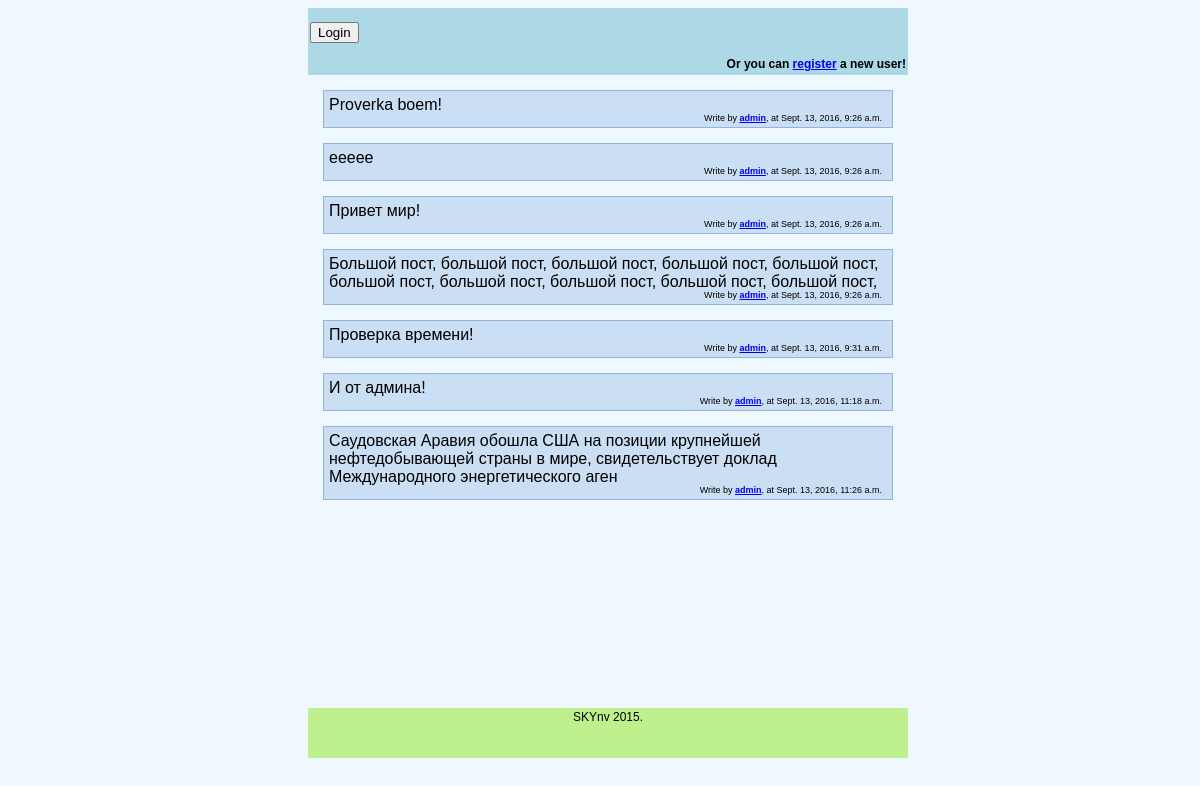
Page /admin on the earlier database version.
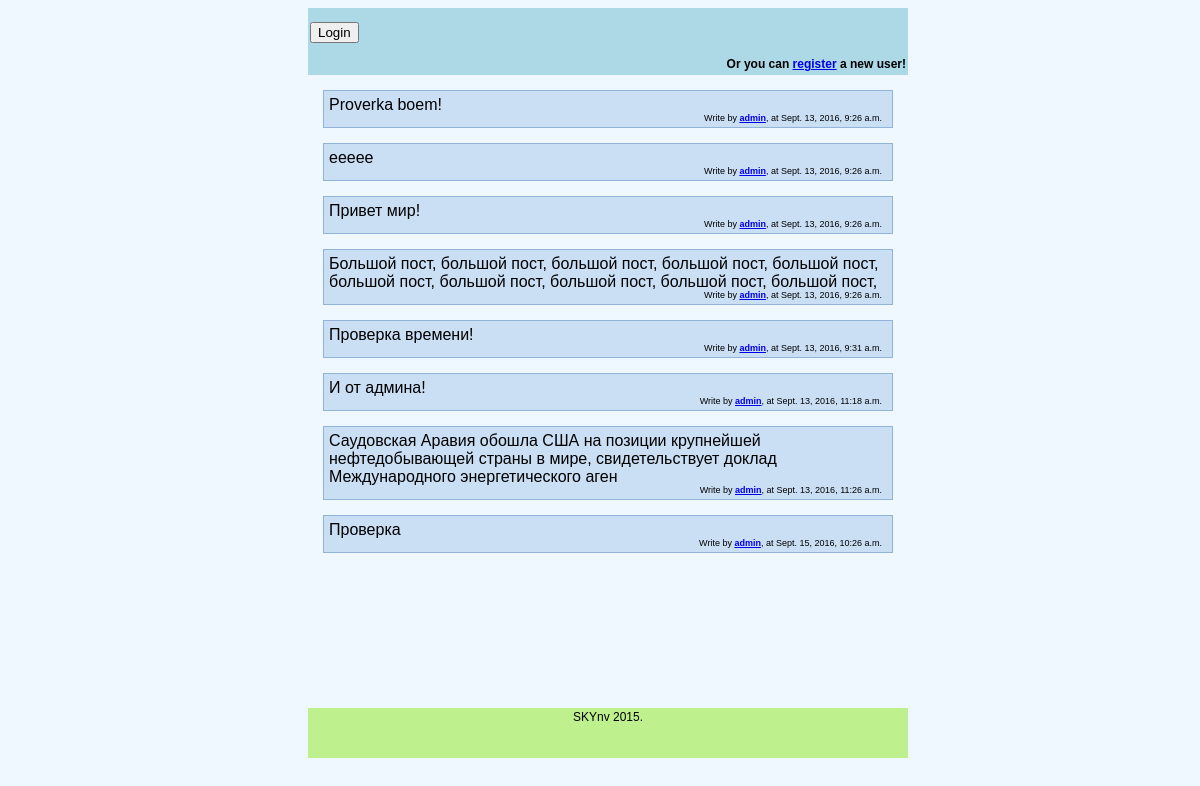
Same page on the later database version.
### mblog/models.py (models this page shows, shortened)
class UserPost(models.Model):
    post_text = models.TextField(max_length=140)
    post_user = models.ForeignKey(User, null=True, related_name='+')
    post_date = models.DateTimeField()

### mblog/views.py (the view)
# urls.py: url(r'^(?P<user_name>[a-zA-Z0-9@.]+)', views.search),
def search(request, user_name):
    user = request.user
    post_autor = User.objects.get(username=user_name)
    template = loader.get_template('mblog/userposts.html')
    user_posts = UserPost.objects.filter(post_user=post_autor)[:10]
    context = RequestContext(request, {'user_posts': user_posts, 'user': user})
    return HttpResponse(template.render(context))

### templates/mblog/userposts.html (shortened to what this page needs)
{% extends "mblog/base.html" %}
{% block content %}
    {% for post in user_posts %}
        <div class="comment">
            {{ post.post_text }}
            <div class="info"> Write by <b><a href="/{{ post.post_user }}">{{ post.post_user }}</a></b>,
                at {{ post.post_date }} </div>
        </div>
    {% endfor %}
{% endblock %}

Differences in the rows shown:
added UserPost: post_text "Проверка", post_user "admin", post_date "Sept. 15, 2016, 10:26 a.m."
